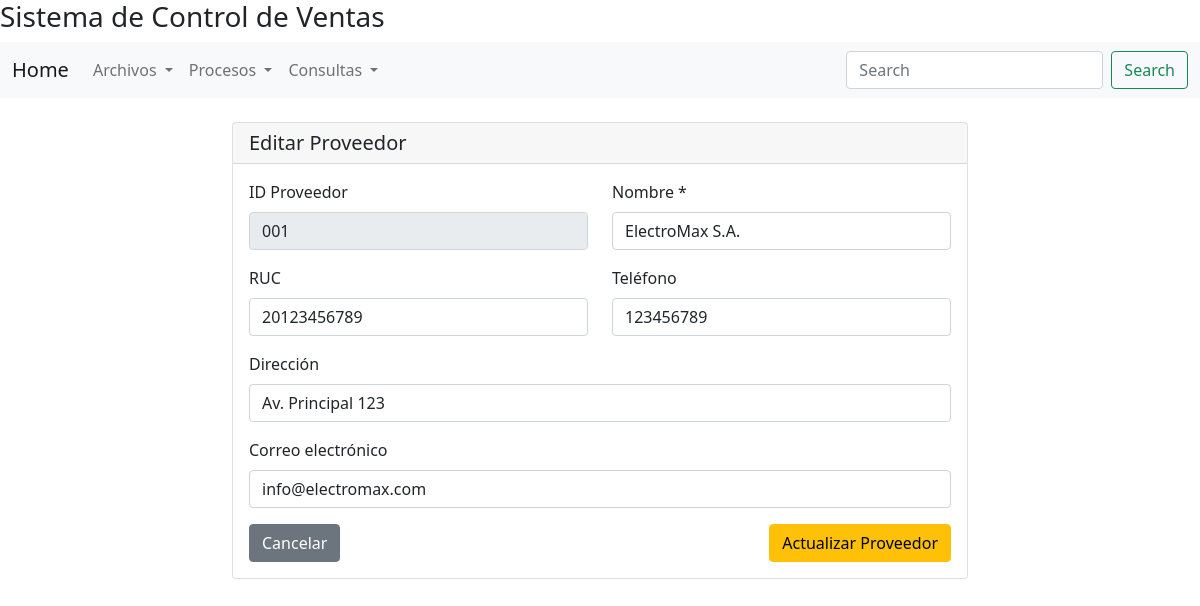
The page /vista/proveedor/editar.php?id=001 on the database its author committed.
### tables this page shows
CREATE TABLE proveedores (
    idproveedor VARCHAR(3) PRIMARY KEY,
    nomproveedor VARCHAR(128) NOT NULL,
    rucproveedor VARCHAR(11),
    dirproveedor VARCHAR(128),
    telproveedor VARCHAR(9),
    emailproveedor VARCHAR(64)
);

### includes/db.php (called while the page is built, shortened)
<?php
if (!defined('DB_INCLUDED')) {
    class DBConection{
    public function conectar(){
        try {
            $pdo = new PDO("mysql:host=" .DBHOST. ";dbname=" .DBNAME. ";charset=utf8", DBUSER, DBPASS);
            $pdo->setAttribute(PDO::ATTR_ERRMODE, PDO::ERRMODE_EXCEPTION);
            return $pdo;
        } catch (PDOException $e) {
            echo "Error en la conexión: " . $e->getMessage();
            return false;
        }
    }
    }
}
?>

### controlador/proveedorController.php (called while the page is built, shortened)
<?php
if (!defined('PROVEEDOR_CONTROLLER_INCLUDED')) {
    include $_SERVER['DOCUMENT_ROOT']."/sisventas/modelo/proveedor.php";
    class ProveedorController{
        public function buscar_proveedor($id){
            $proveedor = new Proveedor();
            $res = $proveedor->buscar($id);
            return $res;
        }
    }
}
?>

### modelo/proveedor.php (called while the page is built, shortened)
<?php
if (!defined('PROVEEDOR_INCLUDED')) {
    include $_SERVER['DOCUMENT_ROOT']."/sisventas/includes/db.php";
    class Proveedor {
        private $con;
        public function __construct(){
            $cnx = new DBConection();
            $this->con = $cnx->conectar();
        }
        public function buscar($id){
            $sql = "SELECT * FROM proveedores WHERE idproveedor = :id";
            $stmt = $this->con->prepare($sql);
            $stmt->bindParam(':id', $id);
            $stmt->execute();
            $resultado = $stmt->fetch(PDO::FETCH_ASSOC);
            return $resultado;
        }
    }
}
?>

### vista/proveedor/editar.php (the view, shortened to what this page needs)
<?php
include_once $_SERVER['DOCUMENT_ROOT']."/sisventas/controlador/ProveedorController.php";
include_once $_SERVER['DOCUMENT_ROOT']."/sisventas/vista/layout/header.php";
include_once $_SERVER['DOCUMENT_ROOT']."/sisventas/vista/layout/navbar.php";
$control = new ProveedorController();
$proveedor = $control->buscar_proveedor($_GET['id']);
?>
<div class="container mt-4">
    <div class="row justify-content-center">
        <div class="col-md-8">
            <div class="card">
                <div class="card-header">
                    <h5 class="mb-0">Editar Proveedor</h5>
                </div>
                <div class="card-body">
                    <form action="update.php" method="POST">
                        <div class="row">
                            <div class="col-md-6 mb-3">
                                <label for="idproveedor_display" class="form-label">ID Proveedor</label>
                                <input type="text" class="form-control" id="idproveedor_display" value="<?= $proveedor['idproveedor'] ?>" readonly>
                            </div>
                            <div class="col-md-6 mb-3">
                                <label for="nombre" class="form-label">Nombre *</label>
                                <input type="text" class="form-control" id="nombre" name="nombre" value="<?= htmlspecialchars($proveedor['nomproveedor']) ?>" required>
                            </div>
                        </div>
                        <div class="row">
                            <div class="col-md-6 mb-3">
                                <label for="ruc" class="form-label">RUC</label>
                                <input type="text" class="form-control" id="ruc" name="ruc" value="<?= htmlspecialchars($proveedor['rucproveedor']) ?>">
                            </div>
                            <div class="col-md-6 mb-3">
                                <label for="telefono" class="form-label">Teléfono</label>
                                <input type="text" class="form-control" id="telefono" name="telefono" value="<?= htmlspecialchars($proveedor['telproveedor']) ?>">
                            </div>
                        </div>
                        <div class="mb-3">
                            <label for="direccion" class="form-label">Dirección</label>
                            <input type="text" class="form-control" id="direccion" name="direccion" value="<?= htmlspecialchars($proveedor['dirproveedor']) ?>">
                        </div>
                        <div class="mb-3">
                            <label for="email" class="form-label">Correo electrónico</label>
                            <input type="email" class="form-control" id="email" name="email" value="<?= htmlspecialchars($proveedor['emailproveedor']) ?>">
                        </div>
                        <div class="d-flex justify-content-between">
                            <a href="listado.php" class="btn btn-secondary">Cancelar</a>
                            <button type="submit" class="btn btn-warning">Actualizar Proveedor</button>
                        </div>
                    </form>
                </div>
            </div>
        </div>
    </div>
</div>
<?php include_once $_SERVER['DOCUMENT_ROOT']."/sisventas/vista/layout/footer.php"; ?>

### rows shown on the page
proveedores: idproveedor "001", nombre "ElectroMax S.A.", ruc "20123456789", telefono "123456789", direccion "Av. Principal 123", email "info@electromax.com"
